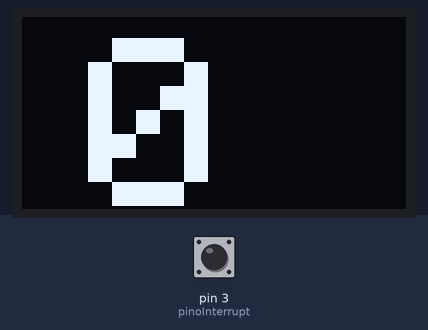
This sketch was run on a simulated Teensy 4. On the bench: 128×64 one-colour display. Inputs (shaded band) come from the test bench; at power-on: pin 3 (pinoInterrupt) HIGH. What the sketch prints to the serial monitor is not drawn.

Above: at 1.2 s.
1.3 s: pin 3 (pinoInterrupt) pulled LOW for 0.15 s
2.9 s: pin 3 (pinoInterrupt) pulsed LOW 5 times (0.12 s each, 0.3 s apart)
At 3.55 s:
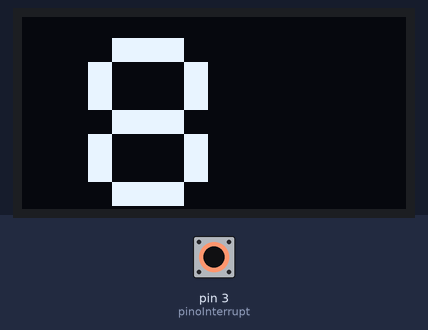
Timing chart, 0 to 5.9 s (numbered marks = the images above; inputs shaded):
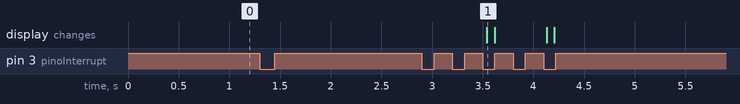

Measured:
- after the input at 1.3 s, every drawn part: stays the same
- after the input at 2.9 s, the display: changes after 0.64 s (image 1)

The sketch:

Teensy_Aquila-1imaFuncional.ino
```cpp
#include <SPI.h>  //raio=8cm
#include <Wire.h>
#include <Adafruit_GFX.h>
#include <Adafruit_SSD1306.h>

#define TEMPOATT 200
#define TEMPOATT2 80.0
#define TEMPOATT3 200

const int OLED_RESET=-1, pinoInterrupt = 3, pinoBotao=10;
//#define OLED_RESET 4
const byte SCREEN_WIDTH = 128, SCREEN_HEIGHT = 64;
int i_vel=0, dado1,dado2,k;
float t0=0, t1=0 ,tempo_p0 =0,comprimento=0, periodo=0, velocidadeAnt=0,circunferencia=1.445,velocidade_display=0,velocidade =0, tempo=0, tempoatualizacao=0,distancia=0,distanciaAnt=0, velocidade_serial=0,potencia_serial=0, distancia_serial=0;

String mensagem,str_velocidade_serial, str_distancia_serial, str_potencia_serial;

const unsigned char epd_bitmap_logoazul [] PROGMEM = {
 // 'logoazul, 64x64px
  0x00, 0x00, 0x00, 0x1f, 0xf8, 0x00, 0x00, 0x00, 0x00, 0x00, 0x01, 0xe0, 0x07, 0xc0, 0x00, 0x00,
  0x00, 0x00, 0x0e, 0x00, 0x00, 0x70, 0x00, 0x00, 0x00, 0x00, 0x30, 0x00, 0x00, 0x0c, 0x00, 0x00,
  0x00, 0x00, 0xc0, 0x00, 0x00, 0x03, 0x00, 0x00, 0x00, 0x03, 0x00, 0x00, 0x00, 0x00, 0xc0, 0x00,
  0x00, 0x06, 0x00, 0x1f, 0xf0, 0x00, 0x60, 0x00, 0x00, 0x08, 0x01, 0xff, 0xff, 0x80, 0x18, 0x00,
  0x00, 0x30, 0x0f, 0xfb, 0xff, 0xe0, 0x0c, 0x00, 0x00, 0x60, 0x3f, 0xf8, 0xff, 0xf8, 0x06, 0x00,
  0x00, 0xc0, 0x3f, 0xf8, 0x3f, 0xfe, 0x03, 0x00, 0x00, 0x80, 0x1f, 0xf8, 0x1f, 0xff, 0x01, 0x80,
  0x01, 0x02, 0x0f, 0xf8, 0x0f, 0xff, 0xc0, 0x80, 0x02, 0x07, 0x87, 0xf8, 0x07, 0xff, 0xe0, 0x40,
  0x06, 0x0f, 0xc3, 0xf9, 0x03, 0xcf, 0xf0, 0x60, 0x04, 0x1f, 0xe1, 0xf8, 0x83, 0x8f, 0xf8, 0x20,
  0x08, 0x3f, 0xf0, 0xf8, 0xc3, 0x0f, 0xfc, 0x10, 0x08, 0x3f, 0xf8, 0x38, 0x62, 0x4f, 0xfc, 0x18,
  0x10, 0x7f, 0xfe, 0x1c, 0x72, 0x4f, 0xfe, 0x08, 0x10, 0x7f, 0xff, 0x0e, 0x32, 0xcf, 0xff, 0x08,
  0x20, 0xff, 0xff, 0x87, 0x3a, 0xcf, 0xff, 0x04, 0x20, 0xff, 0xff, 0xc1, 0x9e, 0x9f, 0xff, 0x84,
  0x21, 0xff, 0xff, 0xe0, 0xff, 0xbf, 0xff, 0x86, 0x41, 0xf8, 0x01, 0xf8, 0x7f, 0xff, 0xff, 0x82,
  0x43, 0xf8, 0x01, 0xfc, 0x1f, 0xff, 0xff, 0x82, 0x43, 0xf8, 0x01, 0xfe, 0x00, 0x00, 0x00, 0x02,
  0x43, 0xf8, 0x7f, 0xff, 0x00, 0x00, 0x00, 0x03, 0x83, 0xf8, 0x7f, 0xff, 0xff, 0xff, 0xff, 0xc1,
  0x83, 0xf8, 0x7f, 0xff, 0xff, 0xff, 0xff, 0xe1, 0x87, 0xf8, 0x7f, 0xfc, 0x0e, 0x01, 0xff, 0xe1,
  0x87, 0xf8, 0x01, 0xf8, 0x0e, 0x00, 0x7f, 0xe1, 0x87, 0xf8, 0x01, 0xe0, 0x0e, 0x00, 0x3f, 0xe1,
  0x87, 0xf8, 0x01, 0xe0, 0xfe, 0x3e, 0x1f, 0xe1, 0x87, 0xf8, 0x01, 0xc1, 0xfe, 0x3f, 0x1f, 0xe1,
  0x83, 0xf8, 0x7f, 0xc3, 0xfe, 0x3f, 0x8f, 0xe1, 0x83, 0xf8, 0x7f, 0xc3, 0xfe, 0x3f, 0x8f, 0xe1,
  0x83, 0xf8, 0x7f, 0xc3, 0xfe, 0x3f, 0x8f, 0xc1, 0x43, 0xf8, 0x7f, 0xc1, 0xff, 0x3f, 0x8f, 0xc3,
  0x43, 0xf8, 0x00, 0xe0, 0xff, 0x1f, 0x1f, 0xc2, 0x43, 0xf8, 0x00, 0xe0, 0x0f, 0x80, 0x1f, 0xc2,
  0x41, 0xf8, 0x00, 0xf0, 0x0f, 0x80, 0x3f, 0x82, 0x61, 0xf8, 0x00, 0xfc, 0x0f, 0xe0, 0xff, 0x86,
  0x20, 0xff, 0xff, 0xff, 0xff, 0xff, 0xff, 0x84, 0x20, 0x7f, 0xff, 0xff, 0xff, 0xff, 0xff, 0x04,
  0x10, 0x00, 0x00, 0x00, 0x00, 0x00, 0x00, 0x08, 0x10, 0x00, 0x00, 0x00, 0x00, 0x00, 0x00, 0x08,
  0x08, 0x00, 0xf0, 0x00, 0x00, 0x00, 0x00, 0x18, 0x08, 0x01, 0xf8, 0x0c, 0x00, 0x00, 0x00, 0x10,
  0x04, 0x03, 0x1c, 0x0c, 0x00, 0x00, 0x00, 0x20, 0x06, 0x03, 0x0d, 0xfe, 0xff, 0x73, 0xc0, 0x60,
  0x02, 0x07, 0x0d, 0x8f, 0xdf, 0xbe, 0x60, 0x40, 0x01, 0x03, 0x0f, 0x0d, 0x8f, 0x9e, 0x60, 0x80,
  0x01, 0x83, 0x9d, 0x8d, 0x8f, 0x1e, 0x61, 0x80, 0x00, 0xc1, 0xf9, 0xec, 0xff, 0x1b, 0xe3, 0x00,
  0x00, 0x60, 0x60, 0xc0, 0x60, 0x01, 0x86, 0x00, 0x00, 0x30, 0x00, 0x00, 0x00, 0x00, 0x0c, 0x00,
  0x00, 0x18, 0x00, 0x00, 0x00, 0x00, 0x18, 0x00, 0x00, 0x06, 0x00, 0x00, 0x00, 0x00, 0x60, 0x00,
  0x00, 0x03, 0x00, 0x00, 0x00, 0x00, 0xc0, 0x00, 0x00, 0x00, 0xc0, 0x00, 0x00, 0x03, 0x00, 0x00,
  0x00, 0x00, 0x70, 0x00, 0x00, 0x0e, 0x00, 0x00, 0x00, 0x00, 0x0e, 0x00, 0x00, 0x70, 0x00, 0x00,
  0x00, 0x00, 0x03, 0xe0, 0x07, 0xc0, 0x00, 0x00, 0x00, 0x00, 0x00, 0x3f, 0xfc, 0x00, 0x00, 0x00
};

Adafruit_SSD1306 display(SCREEN_WIDTH, SCREEN_HEIGHT, &Wire, OLED_RESET);

void setup()
{
  //circunferencia=circunferencia/9.0;
  display.begin(SSD1306_SWITCHCAPVCC, 0x3C);
  Serial.println("Inicializando");
  //drawlogo();
  Serial.begin(9600);
  Serial1.begin(115200); // comunicação com o esp
  pinMode(pinoInterrupt, INPUT);
  attachInterrupt(digitalPinToInterrupt(pinoInterrupt), calculo_vel, FALLING);
}


void loop(){

  if (velocidade_display!=0.00 && ( (millis()-t0)> TEMPOATT2)) {
    velocidade_display=0.00;
    velocidade=0.00;
    Serial.println(" ");
    Serial.print("----- VEL REAL -----:");
    Serial.println(velocidade_display);
    t1 = millis();
    }

 updt_display();


}


void calculo_vel()
{


    i_vel++;

    if(i_vel>1)
    {
        periodo=((millis()-tempo_p0)); //dois imas
        tempo_p0=millis();
        i_vel=0;
        if(periodo!=0.00){

          if((periodo>(100.0)) and (periodo<(1000.0)) ){
             comprimento = 3600.0*circunferencia;
             distancia=distancia+(circunferencia);

             velocidadeAnt = velocidade;
             velocidade = (comprimento/periodo);

          /*   if (abs(velocidadeAnt - velocidade) >= 10.0){
              velocidade = velocidadeAnt;
              velocidade_display=velocidadeAnt;
             Serial.println(" ");
        Serial.print("----- PERIODO -----:");
        Serial.println(periodo);*/


        Serial.println(" ");
        Serial.print("----- DISPLAY ----- :");
        Serial.println(velocidade_display);
        Serial.println(" ");
        Serial.print("----- VEL REAL -----:");
        Serial.println(velocidade_display);

                }


        }

    }

     if (velocidade_display!=0.00 && ( (millis()-tempo)> TEMPOATT2)) {
    velocidade_display=0.00;

    tempo=millis();
    }

     if((millis()-t0)>TEMPOATT){
        velocidade_display=velocidade;
        serial();

    Serial.println(" ");
    Serial.print("----- mensgaem -----:");
    Serial.println(mensagem);
        t0=millis();

        }

}


void updt_display()
{
  draw(velocidade_display);
}


void draw(float dado_velocidade) {
 int exibicao;
exibicao=int(dado_velocidade);
display.clearDisplay();
display.setTextSize(8.7);
display.setTextColor(WHITE);
display.setCursor(22,7);
display.println(exibicao);
display.display();
}


void drawlogo() {
display.clearDisplay();
display.drawBitmap(32, 0, epd_bitmap_logoazul , 64, 64, 1); // (0,0) posicao no display, (128,64) tam. da img., (conix_64x64) image name.
display.display();
delay(1500);
}

void serial(){
   if(distancia<10.00) { //para manter o padrão de dois dígitos, verificar se isso funciona na hora do esp32 receber

    distancia_serial=distancia;
    str_distancia_serial="000"+String(distancia_serial);
    }
   else if(distancia<100.00) { //para manter o padrão de dois dígitos, verificar se isso funciona na hora do esp32 receber
    distancia_serial=distancia;
    str_distancia_serial="00"+String(distancia_serial);
    }
    else if(distancia<1000.00) { //para manter o padrão de dois dígitos, verificar se isso funciona na hora do esp32 receber
    distancia_serial=distancia;
    str_distancia_serial="0"+String(distancia_serial);
    }


  if(velocidade_display<10.00) { //para manter o padrão de dois dígitos, verificar se isso funciona na hora do esp32 receber
    velocidade_serial=velocidade_display;
    str_velocidade_serial="0"+String(velocidade_serial);
    }

    float potencia_serial=0.00;
    String str_potencia_serial="0"+String(potencia_serial);
    String virgula= ",";
    String string_teste=String(str_velocidade_serial+virgula+str_potencia_serial+virgula+str_distancia_serial);
    mensagem=String(string_teste) ;
    Serial1.print(mensagem); //comunicação com o esp
    Serial1.flush();

  }
```
